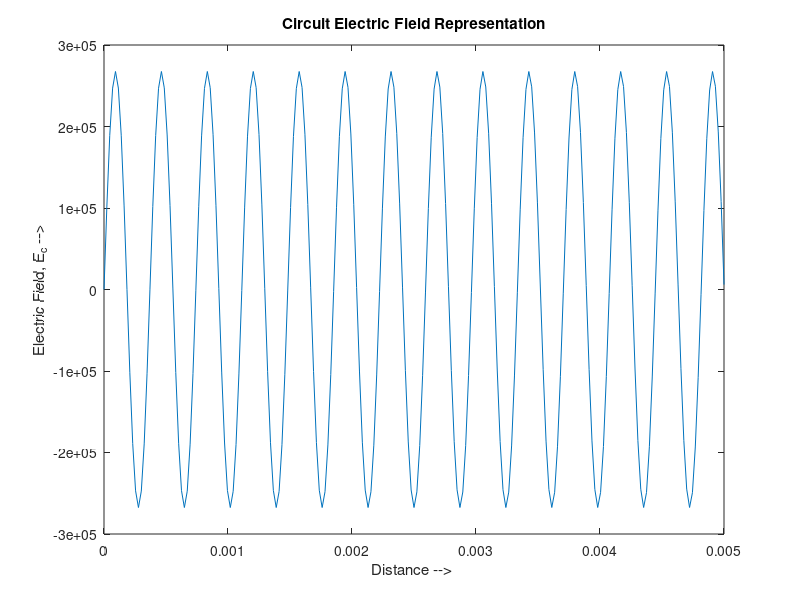
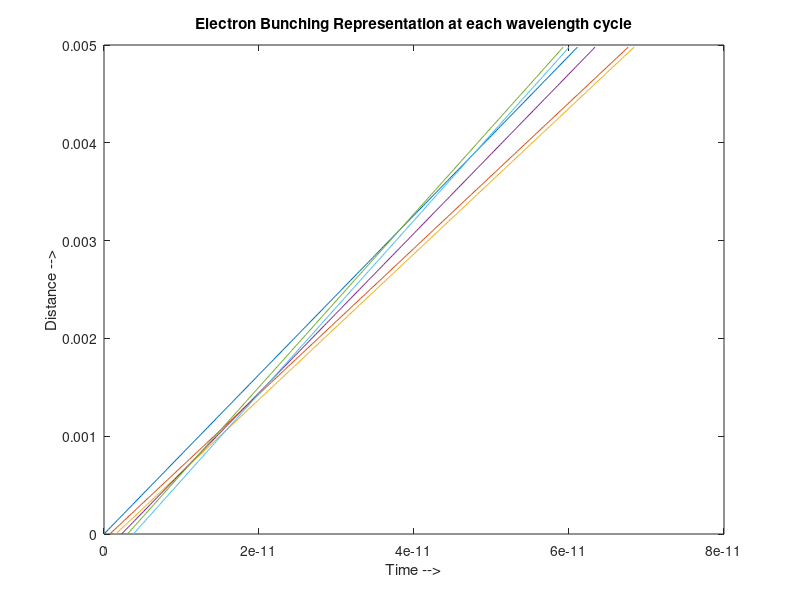
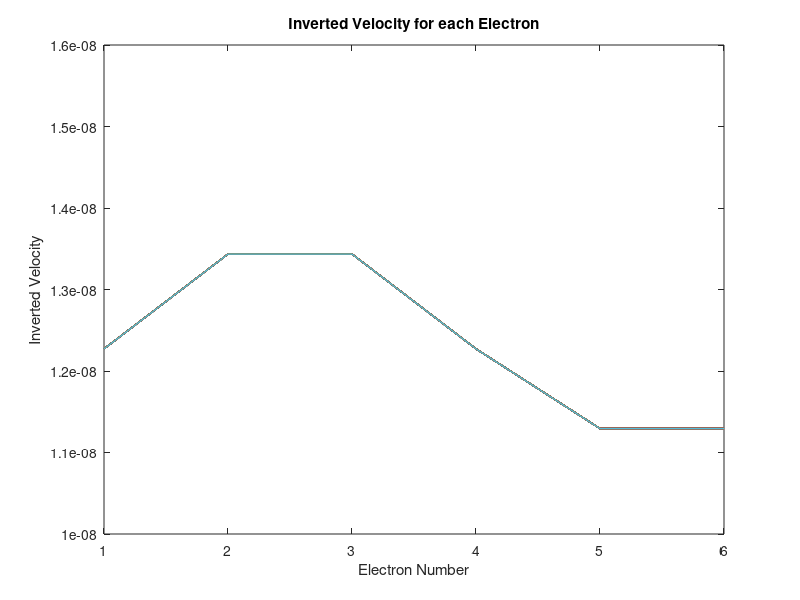
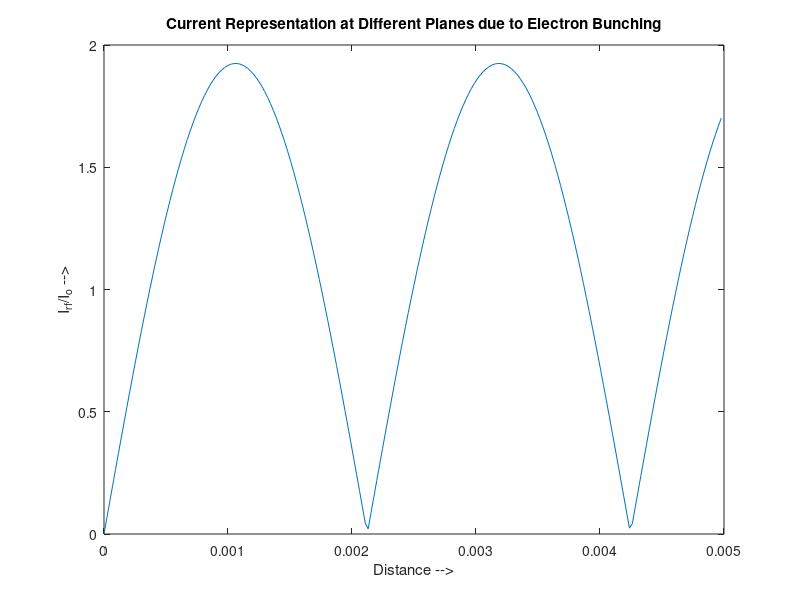

These charts were generated, in order, by the following MATLAB code:
%________________________________________________
%Simulation Code for Staggered Double Vane       |
%Traveling Wave Tube (No Cylindrical Beam)       |
%________________________________________________|
%Author: Aakash Bansal                           |
%Dated : 13th July 2017                          |
%Place : MWT Division, CSIR-CEERI, Pilani        |
%Guide : Dr. Vishnu Srivastava, Emeritus Sci.    |
%________________________________________________|

close all
clear all
clc

%________________________________________________
%Constant Values                                 |
%________________________________________________|
c = 299792458;      %Speed of Light              |
e = 1.6*10^(-19);   %Electron Charge             |
ms = 9.11*10^(-31);  %Mass of Electron           |
ep0=8.85*10^(-12);  %Permittivity of Free Space  |
%________________________________________________|

%________________________________________________
%Variable Values                                 |
%________________________________________________|
F = 220000000000;   %Operating Frequency         |
I = 100;            %Beam Current in mA          |
V = 20;             %Beam Voltage in kV          |
BW= 50660000000;    %BandWidth of the RF Signal  |
Beam_T = 100;       %Beam Thickness in um        |
Beam_W = 600;       %Beam Width in um            |
ND = 06;            %Number of Disc(or electrons)|
NZ = 16;            %Number of Steps per Lambda_e|
Ln = 0.005;         %Length of Tube in m         |
Pin= 1;             %Input Power of RF Signal    |
%________________________________________________|
BeamT = Beam_T/1000000;
BeamW = Beam_W/1000000;
I0 = I/1000;
% Calculating Beam Velocity
% Using Equation 1 specified in the documentation
u0 = c*sqrt(1-1/(1+(V/511))^2);
% Calculating Axial Propagation Constant 
% Using equation 2 specified in the documentation
Beta = 2*pi*F/u0;
% Calculating Pitch
Pitch = 2.5*pi/Beta;
% Calculating Gap
Gap = 0.3*Pitch;
% Calculating Vane Thickness
V_Thick = Pitch - Gap;
% Calculating Beam Tunnel Height
A = 1/Beta;
B_T_Height = 2*A;
% Calculating Vane Height
V_Height = 3 * B_T_Height;
% Calculating Total Height
H = (2*V_Height) + B_T_Height;
% Calculating upper and lower cutoff frequency
Fu = F + BW/2;
Fl = F - BW/2;
% Calculating Width of the Rectangular Waveguide
W = c/(2*Fl);
% Calculating Current Density
J = (I0)/(BeamT*BeamW);
% Calculating Wavelength
Lambda = 2*pi/Beta;
% Calculating Charge
q = (J*BeamT*BeamW)/(ND*6*F);
% Calculating Impedance - This is for Helix and needs to be updated for
% staggered later
k = 2*pi*F/c;
Gamma = sqrt((Beta^2) - (k^2));
% N is SlowDown Factor
N = Beta/k;
a = 2*A;
num = (((besseli(0,(Gamma*a)))^2)-((besseli(1,(Gamma*a)))^2))*N;
den = ((2*(besseli(0,(Gamma*a)))*(besseli(1,(Gamma*a))))-((besseli(0,(Gamma*a)))^2)+((besseli(1,(Gamma*a)))^2));
Z = (120/(Gamma*a))*((Gamma^4)/(Beta^4))*(num/den);
% Calculating Electric Field
E0 = Beta*sqrt(2*Z*Pin);
% Initializing Conditions at plane, k=1
dz = u0/(F*NZ);
NS = round(Ln/dz);
B_T_Height = 1.1*B_T_Height;

% Electric Field Variations through the length of the tube
Z = 0:Ln/NS:Ln;
for k = 1:NS+1
    Ec(k) = (E0*sin(Beta*Z(k)));
end

figure;
plot(Z,Ec);
title('Circuit Electric Field Representation');
ylabel('Electric Field, E_c -->');
xlabel('Distance --> ');
figure;

for j =1:ND
    t(1,j) = (j-1)*Lambda/(ND*u0);
    ui(1,j) = u0 - u0*0.1*sin(2*pi*F*t(1,j));
    uin(1,j) = 1/ui(1,j);
end
z(1) = 0;
Acc(1:NS) = 0;
%Calculating Conditions for other planes
for k=1:NS-1
    for j=1:ND
        Acc(k+1) = (e*E0*sin(2*pi*F*t(k,2))/ms)*((1-(u0/c)^2)^(3/2))*((uin(k,j))^3);
        uin(k+1,j) = uin(k,j) + dz*Acc(k);
        t(k+1,j) = t(k,j) + dz*uin(k,j);
    end
    z(k+1) = z(k) + dz;
end
%Plotting Electron Bunching
for j = 1:ND
    plot(t(:,j),z);
    hold on
end
xlabel('Time -->');
ylabel('Distance -->');
title('Electron Bunching Representation at each wavelength cycle');
figure;
for k=1:NS
    plot(uin(k,:));
    hold on
end
title('Inverted Velocity for each Electron');
xlabel('Electron Number');
ylabel('Inverted Velocity');
current_constant = 2*F*q*BeamT;
ang_f = 2*pi*F;
for j=1:NS
    %val(j,:) = (sin(j*ang_f*dz/(2*u0))/(j*ang_f*dz/(2*u0)))*exp(-1i*ang_f*t(j,:));
    val(j,:) = exp(-1i*ang_f*t(j,:));
end
for j=1:NS
    irf(j) = 100000*current_constant*abs(sum(val(j,:)));
end
figure;
plot(z,irf/I0);
title('Current Representation at Different Planes due to Electron Bunching');
xlabel('Distance -->');
ylabel('I_r_f/I_o -->');

%Calculating Space Charge Electric Field (E_sc) for rectangular sheet beam

X = 0:Lambda/2000:Lambda;
E_rough = 0;
E_const = 2*I0*c*c/(pi*W*B_T_Height*BeamT*BeamW);
for b = 1:2001
    for l = 1:10
        for m = 1:10
            E_rough = E_rough + (2*B_T_Height/(l*pi))*(2*W/(m*pi))*sin(m*pi*BeamW/(2*W))*((sin(m*pi/2))^2)*exp(-1*pi*m*X(b)/W)*sin(l*pi*BeamT/(2*B_T_Height)*((sin(l*pi/2))^2))*exp(-1*pi*l*X(b)/B_T_Height)*X(b);
        end
    end
    E_sc(b) = E_const*E_rough;
    E_rough = 0;
end
E_sc_total = sum(E_sc);
figure;
plot(X,E_sc);
title('Space Charge Electric Field for Staggered TWT');
xlabel('Wavelength -->');
ylabel('Space  Charge Electric Field -->');

% Calculating Force due to Space Charge Electric Field
Force = q*E_sc;
figure;
plot(X,Force);
title('Force Representation for Rectangular Sheet Beam');
xlabel('Wavelength -->');
ylabel('Force -->');

% Beam Tracking with Space Charge Field

SCF(1:NS,1:ND) = 0;
E_rough = 0;
E_const = 2*I0*c*c/(pi*W*B_T_Height*BeamT*BeamW);

for i=1:ND
    pos(1,i) = i*dz;
    t(1,i) = (i-1)*Lambda/(ND*u0);
    ui(1,i) = u0 - u0*0.1*sin(2*pi*F*t(1,i));
    uine(1,i) = 1/u0;
end

z(1) = 0;
Acc_E(1,:) = 0;

for k = 1:NS-1
    for i = 1:ND
        for j = 1:ND
            % Calculating Relative Position of each electron in different
            % planes
            relpos(k,i,j) = pos(k,i) - pos(k,j);
            % Calculating Space Charge Electric Field applied by each
            % electron on the electron in study for different planes
            for l = 1:10
                for m = 1:10
                    E_rough = E_rough + (2*B_T_Height/(l*pi))*(2*W/(m*pi))*sin(m*pi*BeamW/(2*W))*((sin(m*pi/2))^2)*exp(-1*pi*m*sign(relpos(k,i,j))*relpos(k,i,j)/W)*sin(l*pi*BeamT/(2*B_T_Height)*((sin(l*pi/2))^2))*exp(-1*pi*l*sign(relpos(k,i,j))*relpos(k,i,j)/B_T_Height)*sign(relpos(k,i,j))*relpos(k,i,j);
                end
            end
         SCField(k,i,j) = E_const*E_rough;
         E_rough = 0;
        end
        % Calculating Total Space Charge Field applied on the electron in
        % study by all neighbouring electrons
        SCF(k,i) = sum(SCField(k,i,:));
        Acc_E(k+1,i) = (e*(Ec(k)+SCF(k,i))/ms)*((1-(u0/c)^2)^(3/2))*((uine(k,i))^3)/10^12;
        %Acc_E(k+1,i) = 0;
        uine(k+1,i) = uine(k,i) + dz*Acc_E(k,i);
        t(k+1,i) = (t(k,i) + dz*uine(k,i));
        pos(k+1,i) = t(k+1,i)/uine(k+1,i);
    end
    z(k+1) = z(k) + dz;
end

figure;
for i = 1:ND
    plot(t(:,i),z);
    hold on
end
title('Electron Tracking with Space Charge Field Applied');
xlabel('Time -->');
ylabel('Distance -->');
current_constant = 2*F*q*BeamT;
ang_f = 2*pi*F;
for j=1:NS
    val(j,:) = exp(-1i*ang_f*t(j,:));
end
for j=1:NS
    irf(j) = 100000*current_constant*abs(sum(val(j,:)));
end
figure;
plot(z,irf/I0);
title('Current Representation at Different Planes due to Electron Bunching with Space Charge Field Applied');
xlabel('Distance -->');
ylabel('I_r_f/I_o -->');